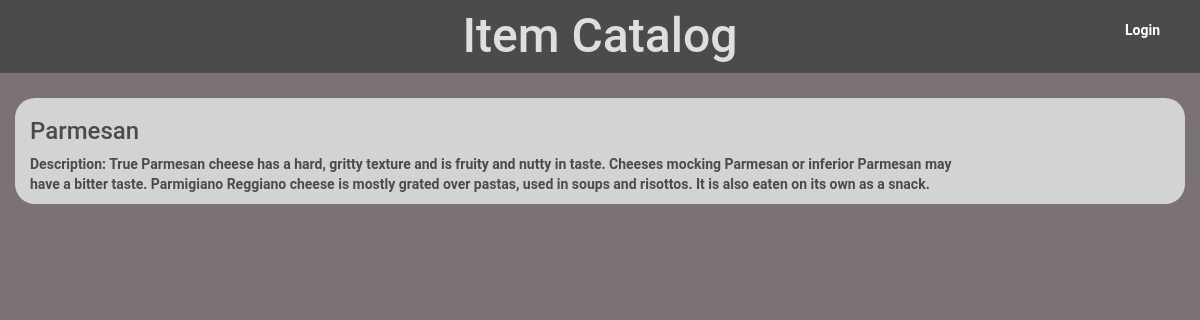
The page /catalog/Cheese/Parmesan on the database its author committed.
### database_setup.py (models this page shows, shortened)
class Items(Base):
    __tablename__ = 'items'
    name = Column(String(80), nullable=False)
    id = Column(Integer, primary_key=True)
    description = Column(String(500))
    category_id = Column(Integer, ForeignKey('categories.id'))
    category = relationship(Categories)
    user_id = Column(Integer, ForeignKey('user.id'))
    user = relationship(User)
    created_date = Column(DateTime, default=datetime.datetime.utcnow)

### application.py (the view)
@app.route('/catalog/<string:category_name>/<string:item_name>')
def showItems(category_name, item_name):
    category = session.query(Categories).filter_by(name=category_name).one()
    item = session.query(Items).filter_by(
        name=item_name, category_id=category.id).one()
    return render_template('item.html',
                           item=item, loggedin='username' in login_session)

### templates/item.html (shortened to what this page needs)
{% extends "main.html" %}
{% block content %}
<div class="row">
	<div class="col-md-10 category">
		<h3>{{item.name}}</h3>
			<p>Description: {{item.description}}</p>
	</div>
</div>
{% endblock %}

### static/styles.css (style rules this page uses)
* { font-family: "Helvetica Neue Bold", Roboto, Helvetica, Arial, sans-serif; font-weight: 700; }
.main { background-color: #7b7373; }
.category { color: #4c4b4b }

### rows shown on the page
Items: name "Parmesan", description "True Parmesan cheese has a hard, gritty texture and is fruity and nutty in taste. Cheeses mocking Parmesan or inferior Parmesan may have a bitter taste. Parmigiano Reggiano cheese is mostly grated over pastas, used in soups and risottos. It is also eaten on its own as a snack."
